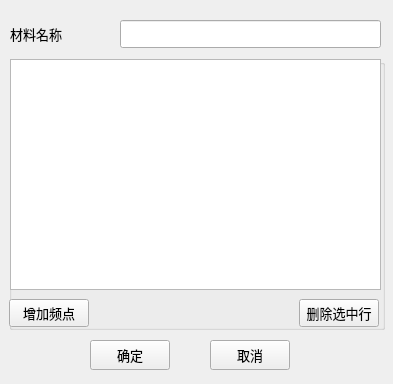
<?xml version="1.0" encoding="UTF-8"?>
<ui version="4.0">
 <class>frmMediaDispersive</class>
 <widget class="QMainWindow" name="frmMediaDispersive">
  <property name="geometry">
   <rect>
    <x>0</x>
    <y>0</y>
    <width>393</width>
    <height>384</height>
   </rect>
  </property>
  <property name="font">
   <font>
    <pointsize>10</pointsize>
   </font>
  </property>
  <property name="windowTitle">
   <string>色散材料</string>
  </property>
  <widget class="QWidget" name="centralwidget">
   <widget class="QLabel" name="label">
    <property name="geometry">
     <rect>
      <x>10</x>
      <y>20</y>
      <width>91</width>
      <height>28</height>
     </rect>
    </property>
    <property name="text">
     <string>材料名称</string>
    </property>
   </widget>
   <widget class="QLineEdit" name="txtMediaName">
    <property name="geometry">
     <rect>
      <x>120</x>
      <y>20</y>
      <width>261</width>
      <height>28</height>
     </rect>
    </property>
   </widget>
   <widget class="QPushButton" name="btnClose">
    <property name="geometry">
     <rect>
      <x>210</x>
      <y>340</y>
      <width>80</width>
      <height>30</height>
     </rect>
    </property>
    <property name="text">
     <string>取消</string>
    </property>
   </widget>
   <widget class="QPushButton" name="btnOK">
    <property name="geometry">
     <rect>
      <x>90</x>
      <y>340</y>
      <width>80</width>
      <height>30</height>
     </rect>
    </property>
    <property name="text">
     <string>确定</string>
    </property>
   </widget>
   <widget class="QGroupBox" name="groupBox">
    <property name="geometry">
     <rect>
      <x>9</x>
      <y>59</y>
      <width>376</width>
      <height>271</height>
     </rect>
    </property>
    <property name="title">
     <string/>
    </property>
    <widget class="QTableWidget" name="tableWidget">
     <property name="geometry">
      <rect>
       <x>1</x>
       <y>0</y>
       <width>371</width>
       <height>231</height>
      </rect>
     </property>
    </widget>
    <widget class="QPushButton" name="btnAddRow">
     <property name="geometry">
      <rect>
       <x>0</x>
       <y>240</y>
       <width>80</width>
       <height>28</height>
      </rect>
     </property>
     <property name="text">
      <string>增加频点</string>
     </property>
    </widget>
    <widget class="QPushButton" name="btnRemoveRow">
     <property name="geometry">
      <rect>
       <x>290</x>
       <y>240</y>
       <width>80</width>
       <height>28</height>
      </rect>
     </property>
     <property name="text">
      <string>删除选中行</string>
     </property>
    </widget>
   </widget>
  </widget>
 </widget>
 <resources/>
 <connections/>
</ui>
